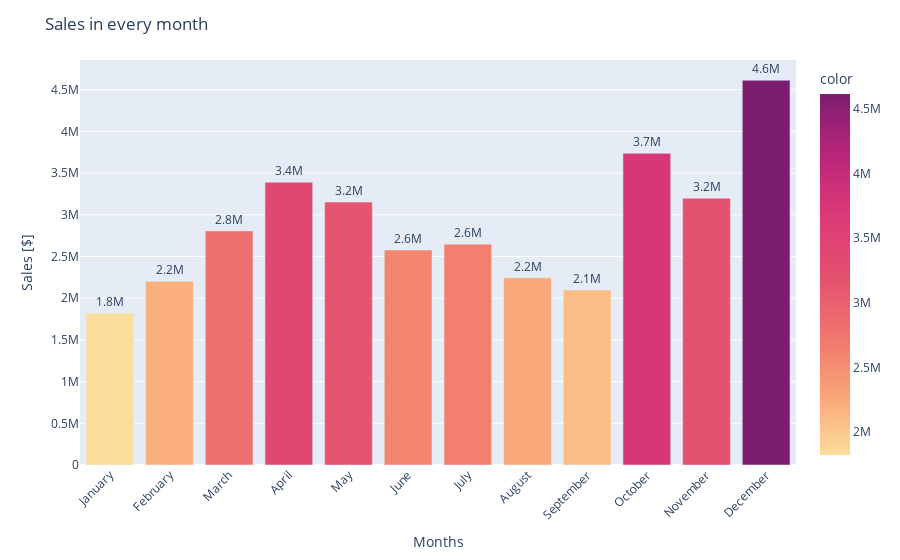

Here is the notebook cell this chart was saved with:
### Code cell
fig = px.bar(df, x=months, y=results['Sales'],
             color=results['Sales'],
             color_continuous_scale='sunsetdark')

fig.update_traces(texttemplate = '%{value:.2s}', textposition = 'outside')

fig.update_layout(title='Sales in every month',
                  xaxis_title='Months',
                  yaxis_title='Sales [$]',
                  xaxis_tickangle = -45)

#Saving figure 
fig.write_html('Monthly_Sale.html')

fig.show()

### Figure 1 — Plotly figure (JSON) as saved in the notebook; plotly's stock layout.template omitted (floating-point values rounded to 4 significant figures)
{"data": [{"alignmentgroup": "True", "hovertemplate": "x=%{x}<br>y=%{y}<br>color=%{marker.color}<extra></extra>", "legendgroup": "", "marker": {"color": [1822000.0, 2202000.0, 2807000.0, 3391000.0, 3153000.0, 2578000.0, 2648000.0, 2244000.0, 2098000.0, 3737000.0, 3200000.0, 4613000.0], "coloraxis": "coloraxis"}, "name": "", "offsetgroup": "", "orientation": "v", "showlegend": false, "textposition": "outside", "texttemplate": "%{value:.2s}", "type": "bar", "x": ["January", "February", "March", "April", "May", "June", "July", "August", "September", "October", "November", "December"], "xaxis": "x", "y": [1822000.0, 2202000.0, 2807000.0, 3391000.0, 3153000.0, 2578000.0, 2648000.0, 2244000.0, 2098000.0, 3737000.0, 3200000.0, 4613000.0], "yaxis": "y"}], "layout": {"barmode": "relative", "coloraxis": {"colorbar": {"title": {"text": "color"}}, "colorscale": [[0, "rgb(252, 222, 156)"], [0.1667, "rgb(250, 164, 118)"], [0.3333, "rgb(240, 116, 110)"], [0.5, "rgb(227, 79, 111)"], [0.6667, "rgb(220, 57, 119)"], [0.8333, "rgb(185, 37, 122)"], [1, "rgb(124, 29, 111)"]]}, "legend": {"tracegroupgap": 0}, "margin": {"t": 60}, "title": {"text": "Sales in every month"}, "xaxis": {"anchor": "y", "domain": [0, 1], "tickangle": -45, "title": {"text": "Months"}}, "yaxis": {"anchor": "x", "domain": [0, 1], "title": {"text": "Sales [$]"}}}}
